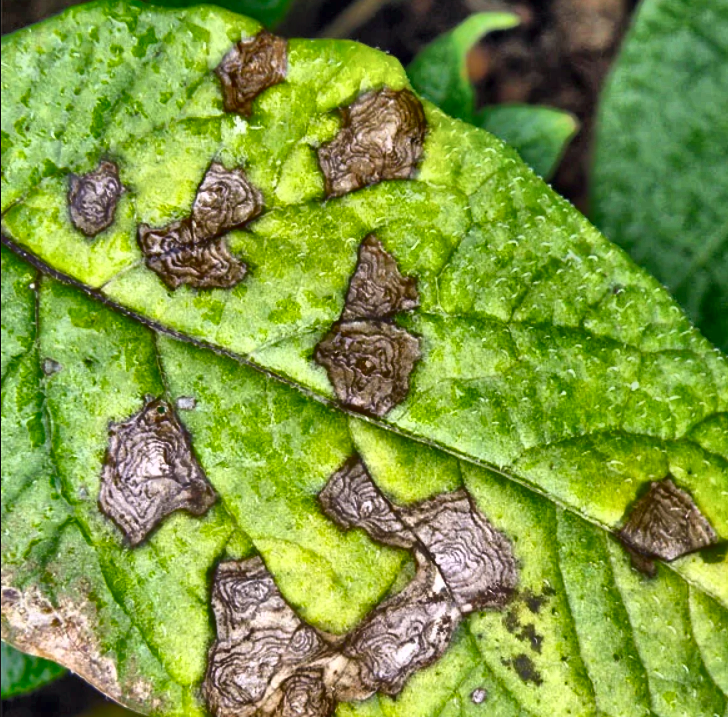
#> input picture feat/image1.jpg, 728 x 717 px
$ python extract.py
#> lines starting #> are read from the running program, lines starting #| are printed output that depends on the picture
from sklearn.cluster import KMeans
from sklearn.cluster import MiniBatchKMeans
import numpy as np
import cv2
import os


image1read = cv2.imread('image1.jpg')
#> image1read is the input picture: shape (717, 728, 3); mean B, G, R 65.2, 153.1, 127.6
(h1, w1) = image1read.shape[:2]
#> h1 = 717; w1 = 728
image2read = cv2.imread('image3.jpg')
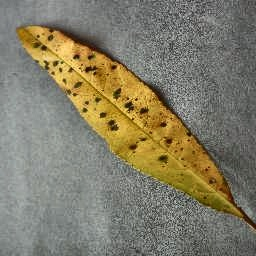
#> input picture feat/image3.jpg, 256 x 256 px
#> image2read is the input picture: shape (256, 256, 3); mean B, G, R 104, 125, 130.6
(h2, w2) = image2read.shape[:2]
#> h2 = 256; w2 = 256
image3read = cv2.imread('image4.jpg')
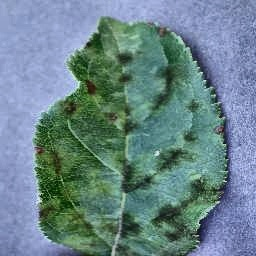
#> input picture feat/image4.jpg, 256 x 256 px
#> image3read is the input picture: shape (256, 256, 3); mean B, G, R 138.4, 132.7, 105.5
(h3, w3) = image3read.shape[:2]
#> h3 = 256; w3 = 256


image1 = cv2.cvtColor(image1read, cv2.COLOR_BGR2LAB)
#> image1: shape (717, 728, 3); mean of channels 0, 1, 2 151.1, 107, 167.4
image2 = cv2.cvtColor(image2read, cv2.COLOR_BGR2LAB)
#> image2: shape (256, 256, 3); mean of channels 0, 1, 2 133.5, 127.7, 139.6
image3 = cv2.cvtColor(image3read, cv2.COLOR_BGR2LAB)
#> image3: shape (256, 256, 3); mean of channels 0, 1, 2 136.2, 119.9, 122.5


image1 = image1.reshape((image1.shape[0] * image1.shape[1], 3))
image2 = image2.reshape((image2.shape[0] * image2.shape[1], 3))
image3 = image3.reshape((image3.shape[0] * image3.shape[1], 3))


# clt = MiniBatchKMeans(n_clusters = 16)
clt = KMeans(n_clusters = 8)

labels1 = clt.fit_predict(image1)
quant1 = clt.cluster_centers_.astype("uint8")[labels1]

print ("1st done")
labels2 = clt.fit_predict(image2)
quant2 = clt.cluster_centers_.astype("uint8")[labels2]

print ("2nd done")
labels3 = clt.fit_predict(image3)
quant3 = clt.cluster_centers_.astype("uint8")[labels3]

print ("3rd done")


#reshape the feature vectors to images
quant1 = quant1.reshape((h1, w1, 3))
image1 = image1.reshape((h1, w1, 3))

quant2 = quant2.reshape((h2, w2, 3))
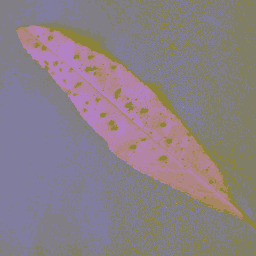
#> quant2: shape (256, 256, 3); mean of channels 0, 1, 2 133, 127.2, 139.1; drawn as B, G, R
image2 = image2.reshape((h2, w2, 3))

quant3 = quant3.reshape((h3, w3, 3))
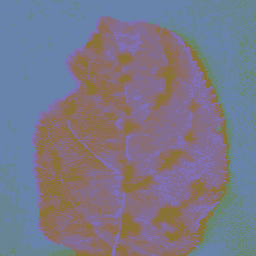
#> quant3: shape (256, 256, 3); mean of channels 0, 1, 2 135.7, 119.5, 122; drawn as B, G, R
image3 = image3.reshape((h3, w3, 3))

# convert from L*a*b* to RGB
quant1 = cv2.cvtColor(quant1, cv2.COLOR_LAB2BGR)
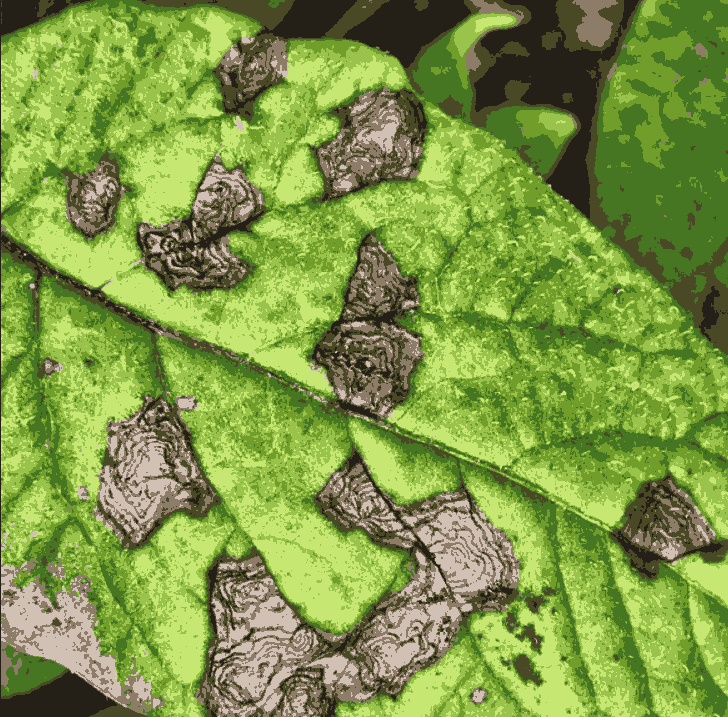
#> quant1: shape (717, 728, 3); mean B, G, R 70.1, 153.1, 126.9
image1 = cv2.cvtColor(image1, cv2.COLOR_LAB2BGR)

quant2 = cv2.cvtColor(quant2, cv2.COLOR_LAB2BGR)
image2 = cv2.cvtColor(image2, cv2.COLOR_LAB2BGR)

quant3 = cv2.cvtColor(quant3, cv2.COLOR_LAB2BGR)
image3 = cv2.cvtColor(image3, cv2.COLOR_LAB2BGR)

path = 'clusteredImages'
os.mkdir(path)

    # disable only the cluster number 2 (turn the pixel into black)
masked_image = np.copy(image1)
# convert to the shape of a vector of pixel values
masked_image = masked_image.reshape((-1, 3))
# color (i.e cluster) to disable

cluster=0
#masked_image[labels == cluster] = [0, 0, 0]
masked_image[labels1 != cluster] = [255, 255, 255]
# convert back to original shape

masked_image = masked_image.reshape(image1.shape)

masked_image = np.copy(image1)
# convert to the shape of a vector of pixel values
masked_image = masked_image.reshape((-1, 3))
# color (i.e cluster) to disable

cluster=0
#masked_image[labels == cluster] = [0, 0, 0]
masked_image[labels1 != cluster] = [255, 255, 255]
# convert back to original shape

masked_image = masked_image.reshape(image1.shape)

masked_image1 = np.copy(image1)
# convert to the shape of a vector of pixel values
masked_image1 = masked_image1.reshape((-1, 3))
# color (i.e cluster) to disable

cluster=1
#masked_image[labels == cluster] = [0, 0, 0]
masked_image1[labels1 != cluster] = [255, 255, 255]
# convert back to original shape

masked_image1 = masked_image1.reshape(image1.shape)

masked_image2 = np.copy(image1)
# convert to the shape of a vector of pixel values
masked_image2 = masked_image2.reshape((-1, 3))
# color (i.e cluster) to disable

cluster=2
#masked_image[labels == cluster] = [0, 0, 0]
masked_image2[labels1 != cluster] = [255, 255, 255]
# convert back to original shape

masked_image2 = masked_image2.reshape(image1.shape)

masked_image3 = np.copy(image1)
# convert to the shape of a vector of pixel values
masked_image3 = masked_image3.reshape((-1, 3))
# color (i.e cluster) to disable

cluster=3
#masked_image[labels == cluster] = [0, 0, 0]
masked_image3[labels1 != cluster] = [255, 255, 255]
# convert back to original shape

masked_image3 = masked_image3.reshape(image1.shape)
# show the image
 #   os.chdir(cwd+r'\output_1')
  #  cv2.imwrite(i,masked_image)


masked_image4 = np.copy(image1)
# convert to the shape of a vector of pixel values
masked_image4 = masked_image4.reshape((-1, 3))
# color (i.e cluster) to disable

cluster=4
#masked_image[labels == cluster] = [0, 0, 0]
masked_image4[labels1 != cluster] = [255, 255, 255]
# convert back to original shape

masked_image4 = masked_image4.reshape(image1.shape)


masked_image5 = np.copy(image1)
# convert to the shape of a vector of pixel values
masked_image5 = masked_image5.reshape((-1, 3))
# color (i.e cluster) to disable

cluster=5
#masked_image[labels == cluster] = [0, 0, 0]
masked_image5[labels1 != cluster] = [255, 255, 255]
# convert back to original shape

masked_image5 = masked_image5.reshape(image1.shape)
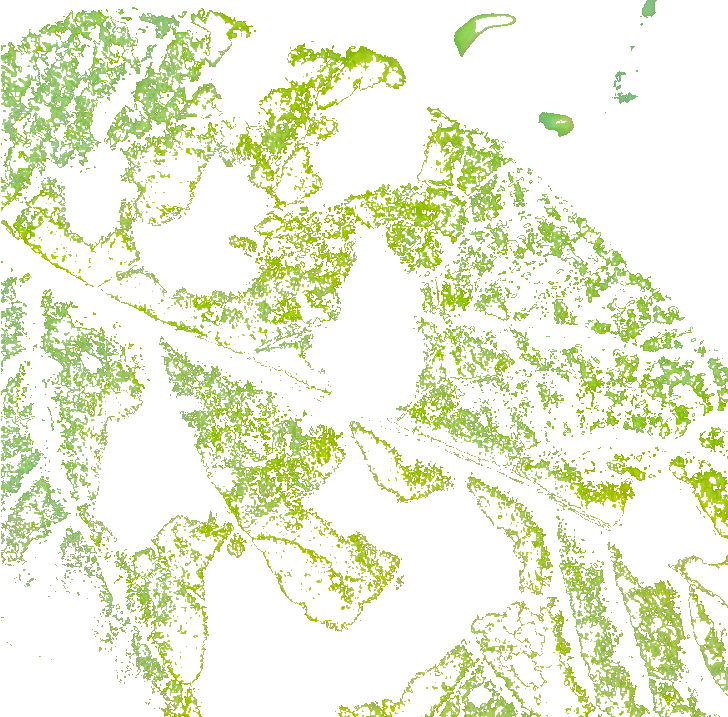
#> masked_image5: shape (717, 728, 3); mean B, G, R 215.5, 242.2, 233.8


masked_image6 = np.copy(image1)
# convert to the shape of a vector of pixel values
masked_image6 = masked_image6.reshape((-1, 3))
# color (i.e cluster) to disable

cluster=6
#masked_image[labels == cluster] = [0, 0, 0]
masked_image6[labels1 != cluster] = [255, 255, 255]
# convert back to original shape

masked_image6 = masked_image6.reshape(image1.shape)


masked_image7 = np.copy(image1)
# convert to the shape of a vector of pixel values
masked_image7 = masked_image7.reshape((-1, 3))
# color (i.e cluster) to disable

cluster=7
#masked_image[labels == cluster] = [0, 0, 0]
masked_image7[labels1 != cluster] = [255, 255, 255]
# convert back to original shape

masked_image7 = masked_image7.reshape(image1.shape)
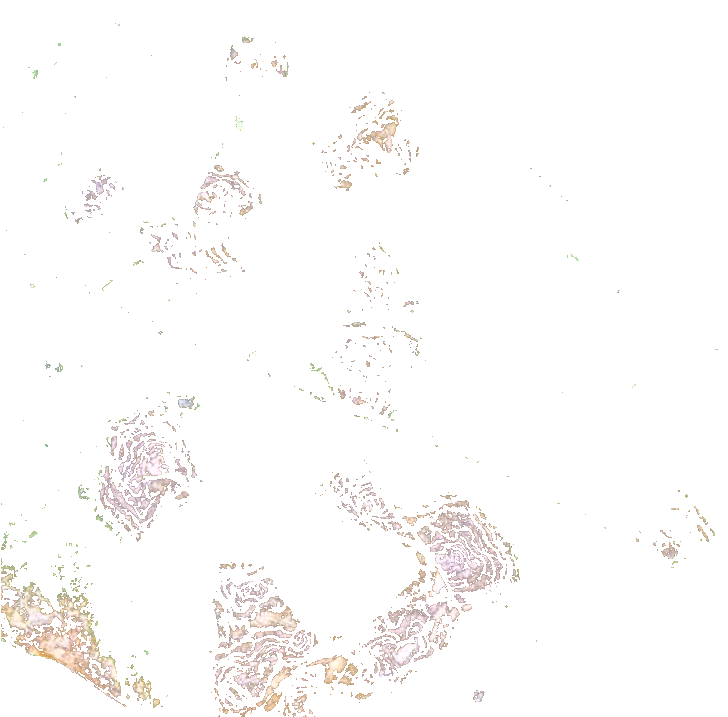
#> masked_image7: shape (717, 728, 3); mean B, G, R 250.9, 251.5, 252.6

cv2.imwrite(os.path.join(path , 'image1reduced.jpg'), masked_image)
cv2.imwrite(os.path.join(path , 'image4reduced.jpg'), masked_image1)
cv2.imwrite(os.path.join(path , 'image5reduced.jpg'), masked_image2)
cv2.imwrite(os.path.join(path , 'image6reduced.jpg'), masked_image3)
cv2.imwrite(os.path.join(path , 'image7reduced.jpg'), masked_image4)
cv2.imwrite(os.path.join(path , 'image8reduced.jpg'), masked_image5)
cv2.imwrite(os.path.join(path , 'image9reduced.jpg'), masked_image6)
cv2.imwrite(os.path.join(path , 'image10reduced.jpg'), masked_image7)
cv2.imwrite(os.path.join(path , 'image2reduced.jpg'), quant1)
cv2.imwrite(os.path.join(path , 'image3reduced.jpg'), quant3)
cv2.waitKey(0)
cv2.destroyAllWindows()
